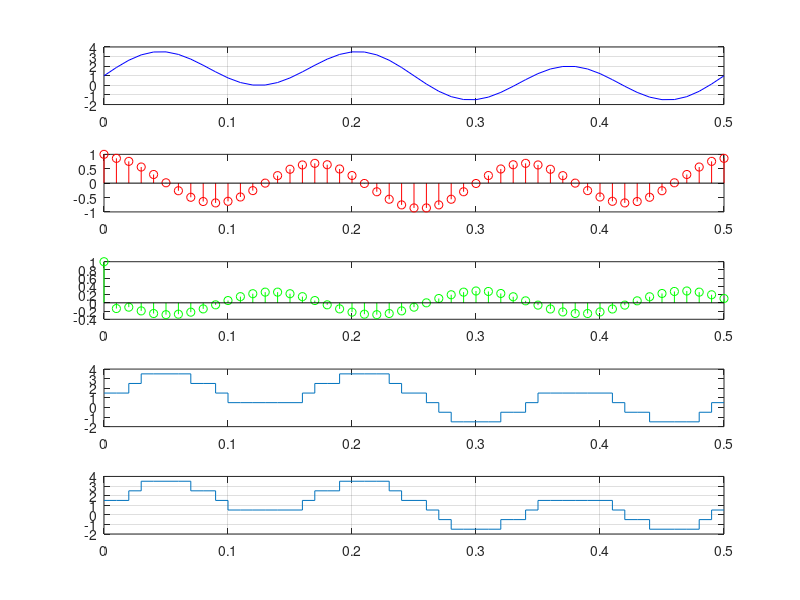

Write MATLAB code to recreate this figure. (Note: this script raises an error after producing the figure.)
clc;
clear all;close all;
%% Continuos Time
t= 0:0.01:0.5;
x= 1 + sin (2*pi*2*t)+ 2*sin(2*pi*6*t);
subplot(5, 1, 1)
plot(t, x, 'b'); grid on; hold on
%% DPCM based on Difference/1st order predictor
for k=1:length(x)
    if k==1
        yd(k)=x(k);
    else
        yd(k)=x(k)-x(k-1);
    end
end
subplot(5,1,2)
stem(t,yd,'r'); hold on;
%% DPCM based on 2nd order predictor
p = [0, 2, -1]; %Taylor Series Coeffs
for k=1:length(x)
    if k==1
        yp(k)= x(k)-p(1);
    elseif k==2
        yp(k)=x(k)-p(2)*x(k-1);
    else
        yp(k)=x(k)-(p(2)*x(k-1) + p(3)*x(k-2));
    end
end
subplot(5,1,3)
stem(t,yp,'g'); hold on;

% %Predictor interms of FIR filter
% h = [1, -2, 1]; %prediction err e(k) = x(k) - p(k)
% y = conv(x,h);
% subplot(5,1,3)
% stem(t,y(1:length(t)),'m'); hold on;

%% Quantizer & Encoder
t= 0:0.01:0.5;
x= 1 + sin (2*pi*2*t)+ 2*sin(2*pi*6*t);
yq=[]; bn=[];
for n=1:length(t)
    if x(n)>=-2 && x(n)<-1
        y=-1.5;
        b='000';
    elseif x(n)>=-1 && x(n)<0
        y=-0.5;
        b='001';
    elseif x(n)>=0 && x(n)<1
        y=0.5;
        b='010';
    elseif x(n)>=1 && x(n)<2
        y=1.5;
        b='011';
    elseif x(n)>=2 && x(n)<3
        y=2.5;
        b='100';
    elseif x(n)>=3 && x(n)<4
        y=3.5;
        b='101';
    elseif x(n)>=4 && x(n)<5
        y=4.5;
        b='110';
    elseif x(n)>=5 && x(n)<6
        y=5.5;
        b='111';
    end
    yq=[yq, y];
    bn=[bn, b];
end
subplot(5,1,4);
stairs(t, yq); hold on;

%% LPF & Decoding
noOfSamples = length(bn);
yRec =[]; % y Receieved acronym yRec
for n=1:3:noOfSamples
    if bn(n:n+2)=='000'
        yR=-1.5;
    elseif bn(n:n+2)=='001'
        yR=-0.5;
    elseif bn(n:n+2)=='010'
        yR=0.5;
    elseif bn(n:n+2)=='011'
        yR=1.5;
    elseif bn(n:n+2)=='100'
        yR=2.5;
    elseif bn(n:n+2)=='101'
        yR=3.5;
    elseif bn(n:n+2)=='110'
        yR=4.5;
    elseif bn(n:n+2)=='111'
        yR=5.5;
    end
    yRec=[yRec, yR];
end

subplot(5,1,5);
stairs(t, yRec); hold on; grid on;

fc= 20; % fc > 2W so fc > 2*6  (within Nyquist Range)
Ts= 0.01;
yLP = lowpass(yRec, fc, 1/Ts);
plot(t, yLP); hold on; 